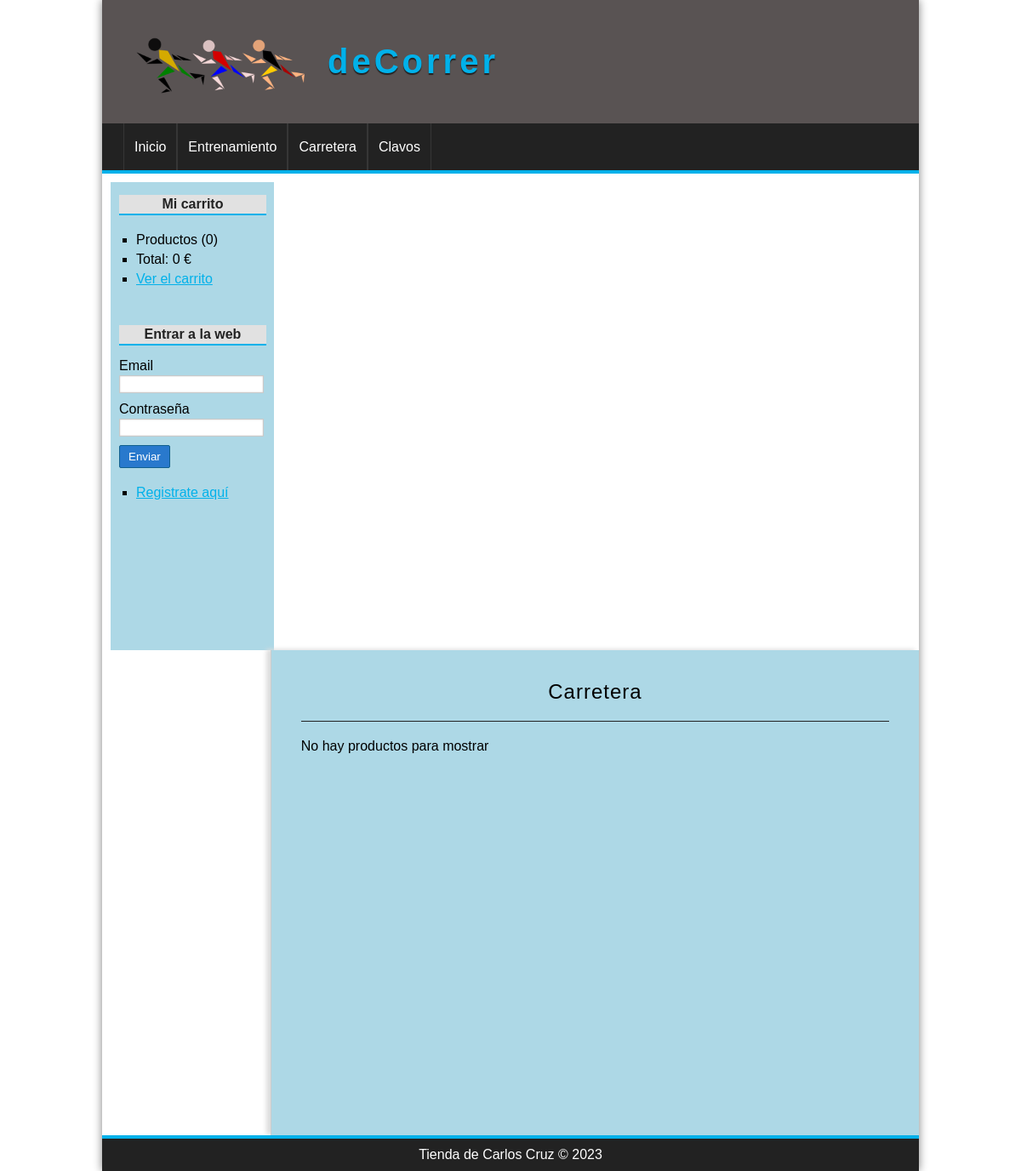
The app's page /categoria/ver&id=2 with its own data.
### tables this page shows
CREATE TABLE categorias(
id              int(255) auto_increment not null,
nombre          varchar(100) not null,
CONSTRAINT pk_categorias PRIMARY KEY(id) 
);

### config/db.php (called while the page is built)
<?php
class Database{
	public static function connect(){
		$db = new mysqli('localhost', 'root', '', 'deCorrer');
		$db->query("SET NAMES 'utf8'");
		return $db;
	}
}

### helpers/utils.php (called while the page is built, shortened)
<?php
class Utils{
	public static function showCategorias(){
		require_once 'models/categoria.php';
		$categoria = new Categoria();
		$categorias = $categoria->getAll();
		return $categorias;
	}
}

### models/categoria.php (called while the page is built, shortened)
<?php
class Categoria{
	private $id;
	private $db;
	public function __construct() {
		$this->db = Database::connect();
	}
	function getId() {
		return $this->id;
	}
	function setId($id) {
		$this->id = $id;
	}
	public function getAll(){
		$categorias = $this->db->query("SELECT * FROM categorias ORDER BY id DESC;");
		return $categorias;
	}
	public function getOne(){
		$categoria = $this->db->query("SELECT * FROM categorias WHERE id={$this->getId()}");
		return $categoria->fetch_object();
	}
}

### controllers/categoriaController.php (called while the page is built, shortened)
<?php
require_once 'models/categoria.php';
require_once 'models/producto.php';
class categoriaController{
	public function ver(){
		if(isset($_GET['id'])){
			$id = $_GET['id'];
			$categoria = new Categoria();
			$categoria->setId($id);
			$categoria = $categoria->getOne();
			$producto = new Producto();
			$producto->setCategoria_id($id);
			$productos = $producto->getAllCategory();
		}
		require_once 'views/categoria/ver.php';
	}
}

### models/producto.php (called while the page is built, shortened)
<?php
class Producto{
	private $categoria_id;
	private $db;
	public function __construct() {
		$this->db = Database::connect();
	}
	function getCategoria_id() {
		return $this->categoria_id;
	}
	function setCategoria_id($categoria_id) {
		$this->categoria_id = $categoria_id;
	}
	public function getAllCategory(){
		$sql = "SELECT p.*, c.nombre AS 'catnombre' FROM productos p "
				. "INNER JOIN categorias c ON c.id = p.categoria_id "
				. "WHERE p.categoria_id = {$this->getCategoria_id()} "
				. "ORDER BY id DESC";
		$productos = $this->db->query($sql);
		return $productos;
	}
}

### views/categoria/ver.php (the view, shortened to what this page needs)
<?php if (isset($categoria)): ?>
	<h1><?= $categoria->nombre ?></h1>
	<?php if ($productos->num_rows == 0): ?>
		<p>No hay productos para mostrar</p>
	<?php endif; ?>
<?php else: ?>
	<h1>La categoría no existe</h1>
<?php endif; ?>

### views/layout/header.php (shortened to what this page needs)
<!DOCTYPE HTML>
<html lang="es">
	<head>
		<link rel="stylesheet" href="<?=base_url?>assets/css/styles.css" />
	</head>
	<body>
		<div id="container">
			<header id="header">
				<div id="logo">
					<img src="<?=base_url?>assets/img/logo.png" alt="Tienda Logo" />
					<a href="<?=base_url?>">
						deCorrer
					</a>
				</div>
			</header>
			<?php $categorias = Utils::showCategorias(); ?>
			<nav id="menu">
				<ul>
					<li>
						<a href="<?=base_url?>">Inicio</a>
					</li>
					<?php while($cat = $categorias->fetch_object()): ?>
						<li>
							<a href="<?=base_url?>categoria/ver&id=<?=$cat->id?>"><?=$cat->nombre?></a>
						</li>
					<?php endwhile; ?>
				</ul>
			</nav>
			<div id="content">

### assets/css/styles.css (style rules this page uses)
* { padding: 0px; margin: 0px; font-family: sans-serif, Helvetica, Arial; }
body { background: url(../img/pista.jpeg); background-size: cover; }
a { color: #01B1EA; }
#container { width: 80%; margin: 0px auto; box-shadow: 0px 0px 10px gray; background: white; }
#header { height: 145px; background: #595353; }
#logo { padding: 20px; margin-left: 20px; float:left; }
#logo img { float:left; height: 200px; margin-top:-50px; margin-bottom:-50px }
#logo a { float:left; font-size: 40px; letter-spacing: 4px; font-family: Helvetica, Arial; color: #01B1EA; font-weight: bold; text-decoration: none; margin-top: 30px; margin-left: 25px; text-shadow: 0px 2px 1px #222222; transition: all 300ms; }
#menu { clear:both; background: #222; color: white; height: 55px; border-bottom: 4px solid #01B1EA; }
#menu ul { list-style: none; text-decoration: none; margin: 0px auto; margin-left: 25px; }
#menu ul li { line-height: 55px; float:left; border-right: 1px solid #363636; }
#menu a { display: block; color: white; text-decoration: none; padding-left: 12px; padding-right: 12px; transition: all 300ms; }
#menu a:first-child { border-left: 1px solid #363636; }
#content { margin: 0px auto; overflow: hidden; background: white; }
#central h1 { font-size: 24px; font-weight: normal; letter-spacing: 1px; text-align: center; border-bottom: 1px solid #222; margin-bottom: 20px; padding: 20px; padding-top: 0px; }

### records on screen
categorias: nombre "Entrenamiento"
categorias: nombre "Carretera"
categorias: nombre "Clavos"

### other values on screen
$stats['count'] "0"
$stats['total'] "0"
